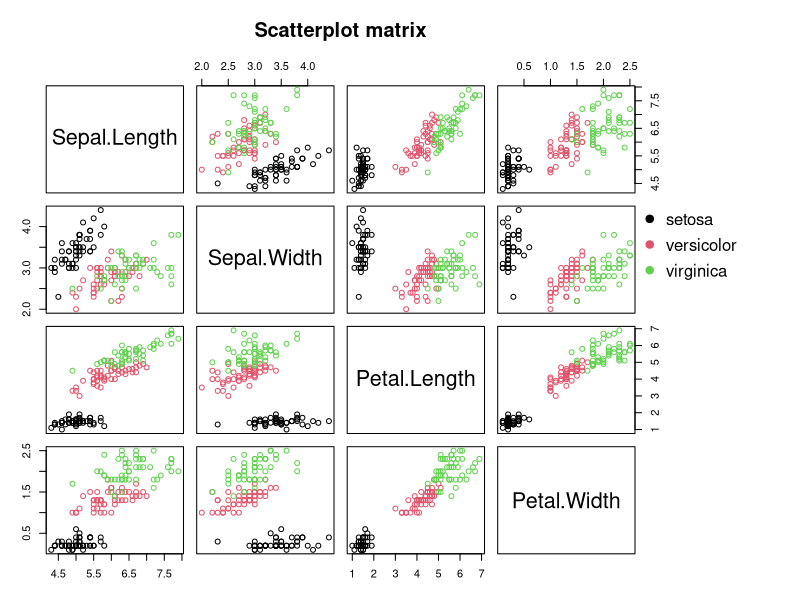
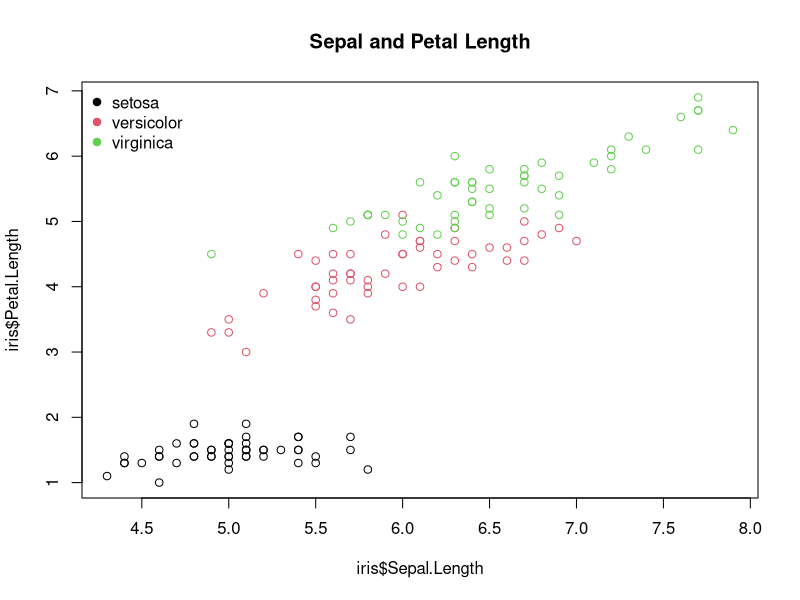

These figures' R source, in order:
# ####
# title:   Plots of iris dataset
# author:  learnusezone@gmail.com
# from-to: 2020-12-09-
# purpose: static scatter plots of iris dataset
# note:    -
# ####


# plots
graphics::par(lwd = 1)  # line width (pairs, plot and legend; not axes)


# scatterplot matrix (plot, pairs)
graphics::pairs(iris[, -5], col = iris$Species,
                main = "Scatterplot matrix", oma = c(3, 3, 6, 12))
graphics::legend(0.82, 0.7,
                 legend = base::as.vector(base::unique(iris$Species)),
                 col = 1:3, pch = 19, bty = "n")


# scatter plot
graphics::plot(iris$Sepal.Length, iris$Petal.Length,
               col = iris$Species, main = "Sepal and Petal Length")
graphics::legend("topleft",
                 legend = base::as.vector(base::unique(iris$Species)),
                 col = 1:3, pch = 19, bty = "n")

